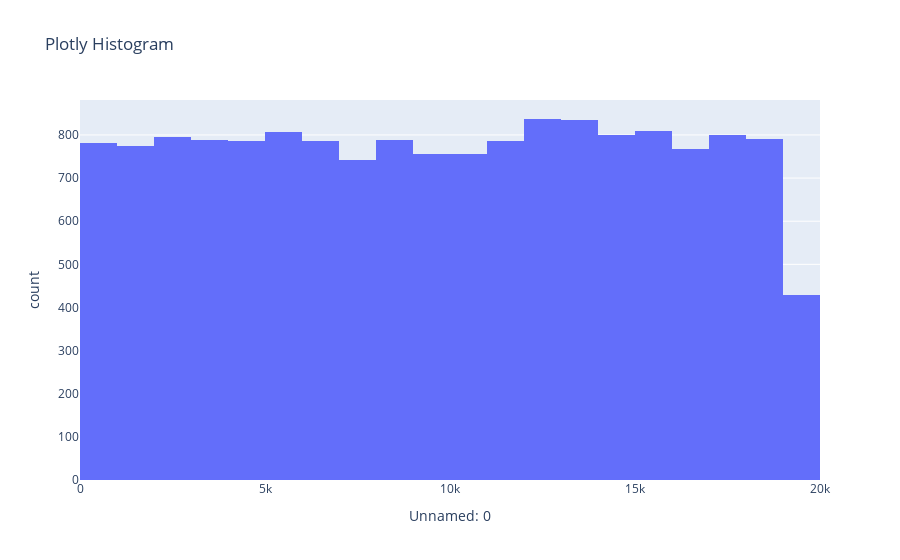
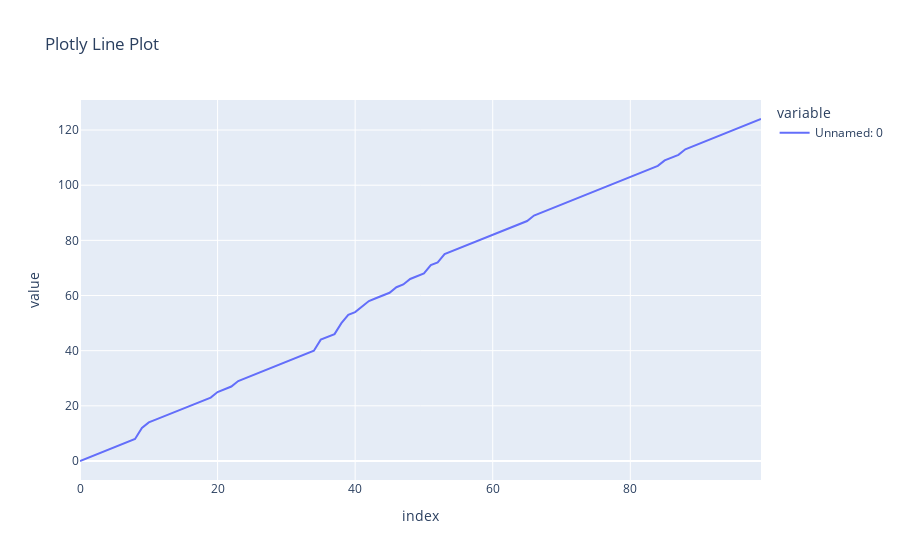
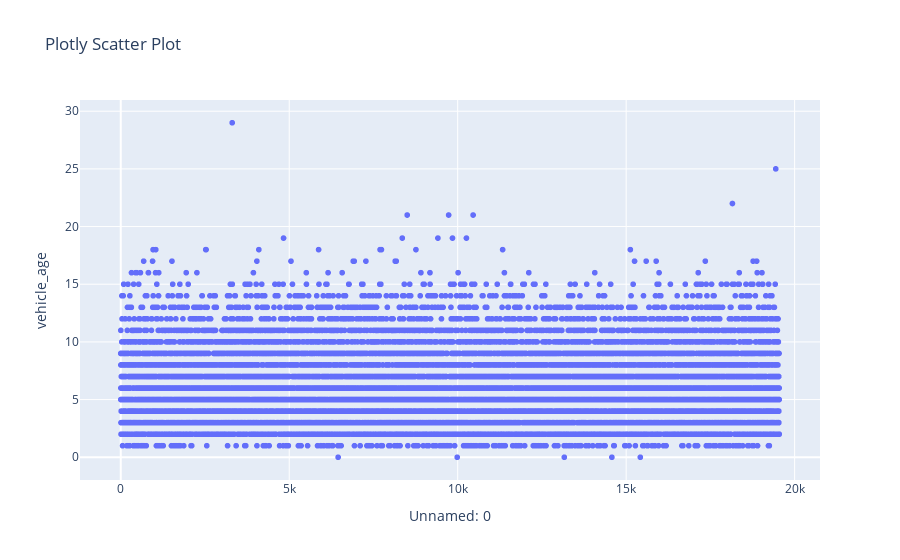

The code cell stored with these charts, in order, in its notebook:
### Code cell
import numpy as np
import pandas as pd
df = pd.read_csv("C:/Users/Aya Benrahla/Downloads/cars.csv")
# Show first rows
df.head()
# Dataset information
df.info()
# Basic statistics
df.describe()
# First numeric column
numeric_col = df.select_dtypes(include=[np.number]).columns[0]
numeric_col
arr = df[numeric_col].to_numpy()

print("First 10 values of NumPy array:")
print(arr[:10])

# Example NumPy operation
mean_value = np.mean(arr)
print("Mean value =", mean_value)
# Normalization
df['normalized'] = (df[numeric_col] - df[numeric_col].mean()) / df[numeric_col].std()

# Log transformation
df['log_value'] = np.log(df[numeric_col] + 1)

df.head()
import matplotlib.pyplot as plt

# Histogram
plt.figure(figsize=(6,4))
plt.hist(df[numeric_col], bins=20, color='skyblue')
plt.title("Histogram of " + numeric_col)
plt.xlabel(numeric_col)
plt.ylabel("Frequency")
plt.show()

# Line Plot (first 100 rows)
plt.figure(figsize=(6,4))
plt.plot(df[numeric_col][:100])
plt.title("Line Plot")
plt.xlabel("Index")
plt.ylabel(numeric_col)
plt.show()
# Second numeric column
other_numeric = df.select_dtypes(include=[np.number]).columns[1]

plt.figure(figsize=(6,4))
plt.scatter(df[numeric_col], df[other_numeric], color='green')
plt.title("Scatter Plot")
plt.xlabel(numeric_col)
plt.ylabel(other_numeric)
plt.show()
import plotly.express as px

# Histogram
fig = px.histogram(df, x=numeric_col, nbins=20, title="Plotly Histogram")
fig.show()

# Line plot
fig = px.line(df[numeric_col][:100], title="Plotly Line Plot")
fig.show()

# Scatter plot
fig = px.scatter(df, x=numeric_col, y=other_numeric, title="Plotly Scatter Plot")
fig.show()
# Example: load another file (change name as needed)
# df2 = pd.read_csv("C:/Users/Aya Benrahla/Downloads/another_dataset.csv")

# df2.head()
# px.scatter(df2, x=df2.columns[0], y=df2.columns[1], title="Other Dataset Example").show()

### Figure 1 — Plotly figure (JSON) as saved in the notebook; plotly's stock layout.template omitted (floating-point values rounded to 4 significant figures; data arrays with more than 128 entries replaced by an {"elided": "..."} marker saying what was removed)
{"data": [{"bingroup": "x", "hovertemplate": "Unnamed: 0=%{x}<br>count=%{y}<extra></extra>", "legendgroup": "", "marker": {"color": "#636efa", "pattern": {"shape": ""}}, "name": "", "nbinsx": 20, "orientation": "v", "showlegend": false, "type": "histogram", "x": {"elided": "15411 int values"}, "xaxis": "x", "yaxis": "y"}], "layout": {"barmode": "relative", "legend": {"tracegroupgap": 0}, "title": {"text": "Plotly Histogram"}, "xaxis": {"anchor": "y", "domain": [0, 1], "title": {"text": "Unnamed: 0"}}, "yaxis": {"anchor": "x", "domain": [0, 1], "title": {"text": "count"}}}}

### Figure 2 — Plotly figure (JSON) as saved in the notebook; plotly's stock layout.template omitted (floating-point values rounded to 4 significant figures)
{"data": [{"hovertemplate": "variable=Unnamed: 0<br>index=%{x}<br>value=%{y}<extra></extra>", "legendgroup": "Unnamed: 0", "line": {"color": "#636efa", "dash": "solid"}, "marker": {"symbol": "circle"}, "mode": "lines", "name": "Unnamed: 0", "orientation": "v", "showlegend": true, "type": "scatter", "x": [0, 1, 2, 3, 4, 5, 6, 7, 8, 9, 10, 11, 12, 13, 14, 15, 16, 17, 18, 19, 20, 21, 22, 23, 24, 25, 26, 27, 28, 29, 30, 31, 32, 33, 34, 35, 36, 37, 38, 39, 40, 41, 42, 43, 44, 45, 46, 47, 48, 49, 50, 51, 52, 53, 54, 55, 56, 57, 58, 59, 60, 61, 62, 63, 64, 65, 66, 67, 68, 69, 70, 71, 72, 73, 74, 75, 76, 77, 78, 79, 80, 81, 82, 83, 84, 85, 86, 87, 88, 89, 90, 91, 92, 93, 94, 95, 96, 97, 98, 99], "xaxis": "x", "y": [0, 1, 2, 3, 4, 5, 6, 7, 8, 12, 14, 15, 16, 17, 18, 19, 20, 21, 22, 23, 25, 26, 27, 29, 30, 31, 32, 33, 34, 35, 36, 37, 38, 39, 40, 44, 45, 46, 50, 53, 54, 56, 58, 59, 60, 61, 63, 64, 66, 67, 68, 71, 72, 75, 76, 77, 78, 79, 80, 81, 82, 83, 84, 85, 86, 87, 89, 90, 91, 92, 93, 94, 95, 96, 97, 98, 99, 100, 101, 102, 103, 104, 105, 106, 107, 109, 110, 111, 113, 114, 115, 116, 117, 118, 119, 120, 121, 122, 123, 124], "yaxis": "y"}], "layout": {"legend": {"title": {"text": "variable"}, "tracegroupgap": 0}, "title": {"text": "Plotly Line Plot"}, "xaxis": {"anchor": "y", "domain": [0, 1], "title": {"text": "index"}}, "yaxis": {"anchor": "x", "domain": [0, 1], "title": {"text": "value"}}}}

### Figure 3 — Plotly figure (JSON) as saved in the notebook; plotly's stock layout.template omitted (floating-point values rounded to 4 significant figures; data arrays with more than 128 entries replaced by an {"elided": "..."} marker saying what was removed)
{"data": [{"hovertemplate": "Unnamed: 0=%{x}<br>vehicle_age=%{y}<extra></extra>", "legendgroup": "", "marker": {"color": "#636efa", "symbol": "circle"}, "mode": "markers", "name": "", "showlegend": false, "type": "scattergl", "x": {"elided": "15411 int values"}, "xaxis": "x", "y": {"elided": "15411 int values"}, "yaxis": "y"}], "layout": {"legend": {"tracegroupgap": 0}, "title": {"text": "Plotly Scatter Plot"}, "xaxis": {"anchor": "y", "domain": [0, 1], "title": {"text": "Unnamed: 0"}}, "yaxis": {"anchor": "x", "domain": [0, 1], "title": {"text": "vehicle_age"}}}}
